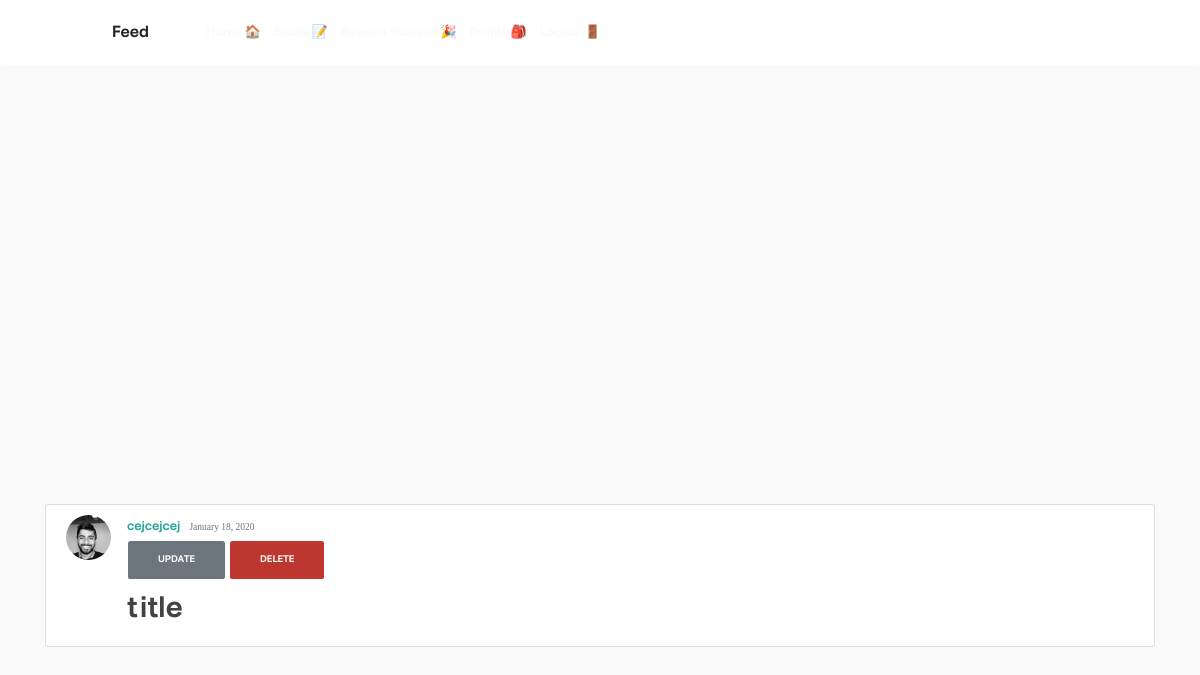
/post/167/ (signed in), run on the app's committed database.
### blog/models.py (models this page shows, shortened)
class Post(models.Model):
    objects = models.Manager()
    title = "title"
    time_studied = models.IntegerField(default=0)
    points_earned = models.IntegerField(default=20)
    date_posted = models.DateTimeField(default=timezone.now)
    author = models.ForeignKey(User, on_delete=models.CASCADE)
    user_description = models.CharField(
        default="", max_length=40
    )

### users/models.py (models this page shows, shortened)
class Profile(models.Model):
    user = models.OneToOneField(User, on_delete=models.CASCADE)
    profile_pictures = [
        "asian_student.jpeg",
        "black_and_white_photo.jpg",
        "college_student.jpeg",
        "girl_looking_sideways.jpg",
        "nerdy_guy.jpg",
        "science_student.jpeg",
        "student_sitting_on_grass.jpg",
    ]
    for i in range(len(profile_pictures)):
        profile_pictures[i] = "potential_pics/" + profile_pictures[i]
    image = models.ImageField(
        default=random.choice(profile_pictures), upload_to="profile_pics"
    )
    wallet_points = models.BigIntegerField(default=0)
    university = models.CharField(default="", max_length=35)
    subject = models.CharField(default="", max_length=35)

### blog/views.py (the view)
# urls.py: path('post/<int:pk>/', PostDetailView.as_view(), name='post-detail'),
class PostDetailView(DetailView):
    model = Post

### blog/templates/blog/post_detail.html (shortened to what this page needs)
{% extends "blog/base.html" %}
{% block content %}
  <article class="media content-section">
    <img class="rounded-circle article-img" src="{{ object.author.profile.image.url }}">
    <div class="media-body">
      <div class="article-metadata">
        <a class="mr-2" href="{% url 'user-posts' object.author.username %}">{{ object.author }}</a>
        <small class="text-muted">{{ object.date_posted|date:"F d, Y" }}</small>
        {% if object.author == user %}
          <div>
            <a class="btn btn-secondary btn-sm mt-1 mb-1" href="{% url 'post-update' object.id %}">Update</a>
            <a class="btn btn-danger btn-sm mt-1 mb-1" href="{% url 'post-delete' object.id %}">Delete</a>
          </div>
        {% endif %}
      </div>
      <h2 class="article-title">{{ object.title }}</h2>
    </div>
  </article>
{% endblock content %}

### static/blog/base/main1.css (style rules this page uses)
body { background: #fafafa; color: #333333; }
h1, h2, h3, h4, h5, h6 { color: #444444; }
.content-section { background: #ffffff; padding: 10px 20px; border: 1px solid #dddddd; border-radius: 3px; }
.article-title { color: #424242; font-family: comment; }
.article-img { height: 45px; width: 45px; margin-right: 16px; }
.article-metadata { padding-bottom: 1px; margin-bottom: 4px; margin-top: 2px; }

### static/blog/Timer/timernew.css (style rules this page uses)
body { background: #fafafa; color: #333333; margin-top: 5rem; }

### data on the page
Post: author.profile.image (picture), author "cejcejcej", date_posted "January 18, 2020", title "title"
